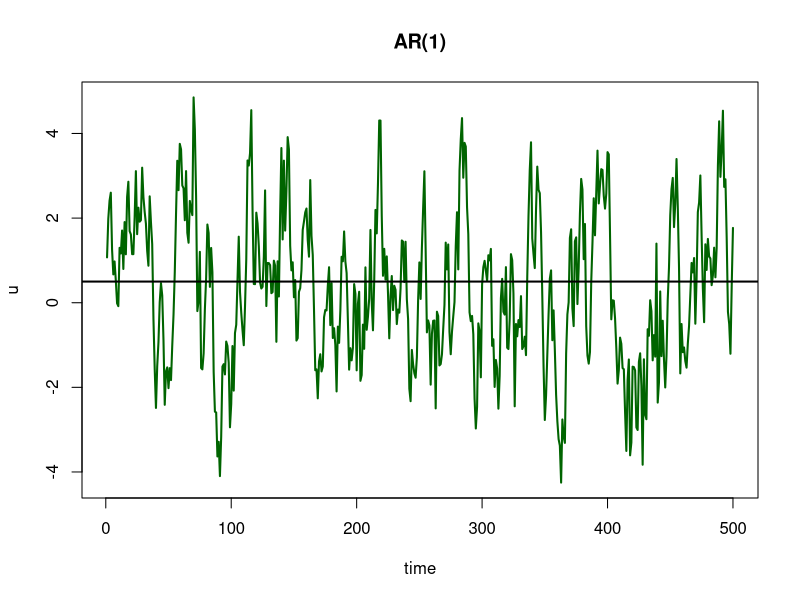
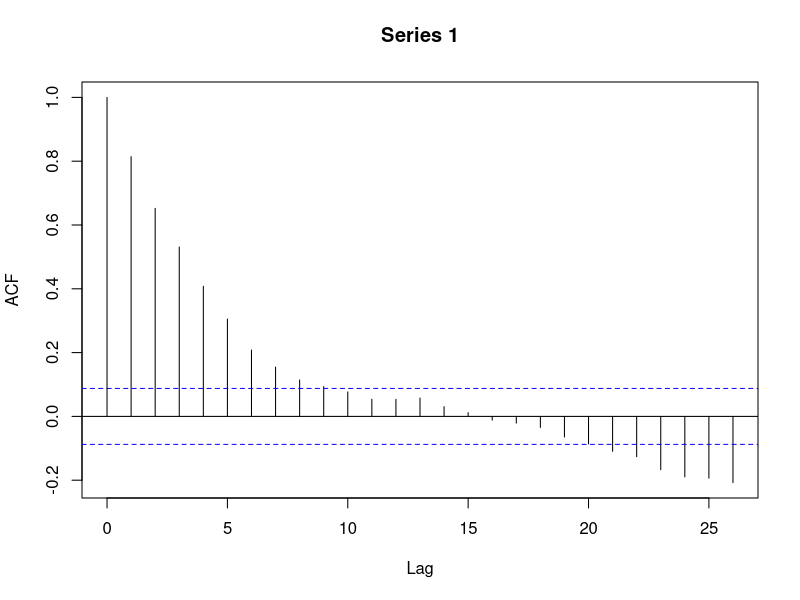
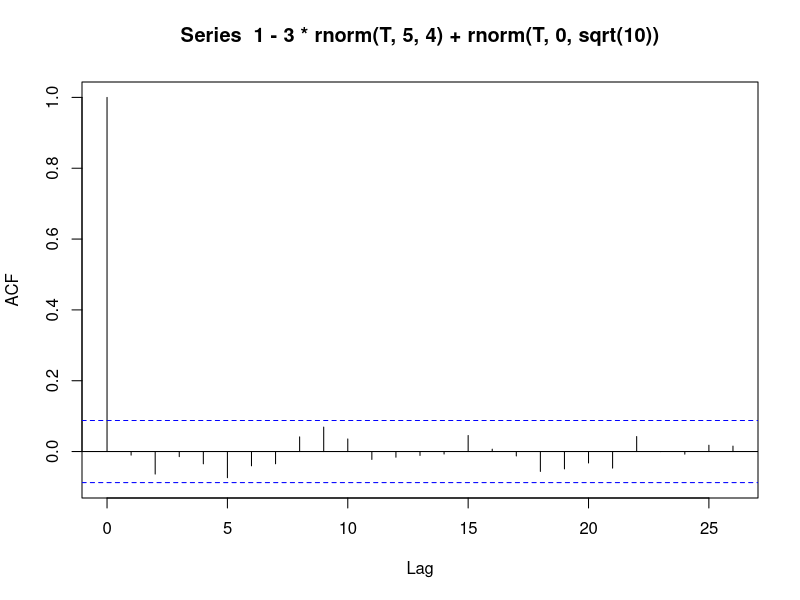
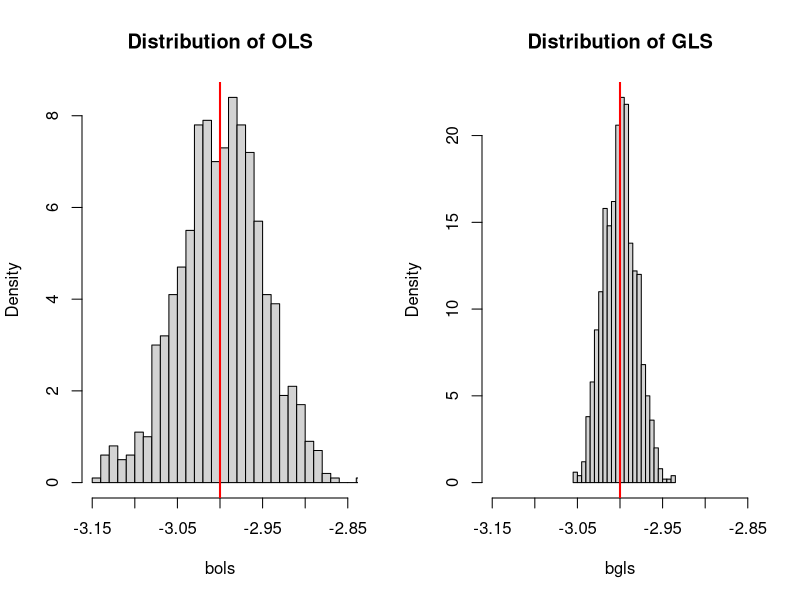

Write R code to recreate these figures, in order.

########################################################################
###                         Time Series                              ###
########################################################################
rm(list = ls()) # clean the global environment
dev.off() # erase all the previous plots
# press ctrl+L to erase text in console

# a) ########################################################################

u1 = 0 + rnorm(1)
u2 = 0.1 + 0.8*u1 + rnorm(1)
u3 = 0.1 + 0.8*u2 + rnorm(1)

#simulate an autoregressive process of order one: AR(1)
T = 500 #length of the series
u = matrix(0,T,1) 
e  = rnorm(T) # white noise error term with mean 0 and std 1
# specify a starting value
u[1] = 0.1/(1-0.8) + e[1]
#comupte the rest of the process iteratively
for (t in 2:T){
  u[t] = 0.1 + 0.8*u[t-1] + e[t] 
}

#create a function which simulates an AR(1) process to save typing later
ar1  = function(c,rho, T){
  u = matrix(0,T,1) 
  e  = rnorm(T) # white noise error term with mean 0 and std 1
  # specify a starting value
  u[1] = c/(1-rho) + e[1]
  #comupte the rest of the process iteratively
  for (t in 2:T){
    u[t] = c + rho*u[t-1] + e[t]
  }
  return(u)
}

#plot the time series together with its unconstional mean c/(1-rho)
plot(u,type = "l",xlab = "time",lwd = 2, col = "darkgreen", main = "AR(1)")
abline(h = 0.1/(1-0.8),lwd = 2)

# autocovariance
# of order 1:
x1 = u[-T] #skip the last element
x2 = u[-1] #skip the first element
# Sigma t-1
cov(x1,x2)
# of order 2:
x1 = u[-c(T,T-1)] #skip the last 2 elements
x2 = u[-c(1:2)] #skip the first 2 elements
cov(x1,x2) # Sigma t-2

# ususally we work with autocorrelations:
cov(x1,x2)/var(u)

# a quick plot for Sample autocorrelations (autocovariances standardized by the variance)
acf(u)
# if the autocorrelation is above the confidence interval, 
# that means that it is significantly different from zero

# compare to the standard ols y = 1 - 3 x + u, x~N(5,4), u~N(0,10)
acf(1-3*rnorm(T,5,4)+rnorm(T,0,sqrt(10)))

# b) ########################################################################
# The model above can be implemented to examine Exmaple 4.3 from the lecture notes
# In order to find the Sigma matrix, we need to practice creating the autocorrelations:
n = 5
matrix(1:n, nrow = n, ncol = n, byrow = TRUE)
matrix(1:n, nrow = n, ncol = n, byrow = TRUE) - (1:n)
abs(matrix(1:n, nrow = n, ncol = n, byrow = TRUE) - (1:n) )
0.8^abs(matrix(1:n, nrow = n, ncol = n, byrow = TRUE) - (1:n))

# c) ########################################################################
# Simulate a bivariate regression model with AR(1) error
set.seed(42) # for replicability
T=500 # sample size
x<-rnorm(T,5,1) # note the second argument in simulating a random normal variable is std
u = ar1(0,0.8,T)
b0 = 1
b1 = -3
y = b0 + b1*x + u #simulated linear regression model
# Finding an OLS solution
Y = as.matrix(y)
ones = rep(1, T)
X = as.matrix(cbind(ones, x))
beta = solve( t(X) %*% X) %*% t(X) %*% Y
# Finding Sigma for autocorrelated errors
exponent <- abs(matrix(1:T, nrow = T, ncol = T, byrow = TRUE) - (1:T))
S = 0.8^exponent*(1/(1-0.8^2))
# Finding a GLS solution
beta2 = solve(t(X) %*% solve(S) %*% X) %*% t(X) %*% solve(S)%*% Y

# d) ########################################################################

mc = 1000
T = 100 #length of the series
bols = matrix(0,mc,1)
bgls= bols

# Finding Sigma for autocorrelated errors
exponent <- abs(matrix(1:T, nrow = T, ncol = T, byrow = TRUE) - (1:T))
S = 0.8^exponent*(1/(1-0.8^2))

for (i in 1:mc){
  set.seed(i)
  #simulate an autoregressive process of order one: AR(1)
  x<-rnorm(T,5,4) # note the second argument in simulating a random normal variable is std
  u = ar1(0,0.9,T)
  b0 = 1
  b1 = -3
  y = b0 + b1*x + u #simulated linear regression model
  # Finding an OLS solution
  Y = as.matrix(y)
  ones = rep(1, T)
  X = as.matrix(cbind(ones, x))
  beta = solve( t(X) %*% X) %*% t(X) %*% Y
  bols[i] = beta[2]
  # Finding a GLS solution
  beta2 = solve(t(X) %*% solve(S) %*% X) %*% t(X) %*% solve(S)%*% Y
  bgls[i] = beta2[2]
}
# plot the distribution
par(mfrow = c(1,2))

hist(bols,breaks = 30,freq = F, main = "Distribution of OLS", xlim = c(-3.15, -2.85))
# add the population parameter value
abline(v = -3,lwd = 2, col = "red")

hist(bgls,breaks = 30,freq = F, main = "Distribution of GLS", xlim = c(-3.15, -2.85))
# add the population parameter value
abline(v = -3,lwd = 2, col = "red")

# Here we clearle see that the OLS is not the most efficient estimator 






